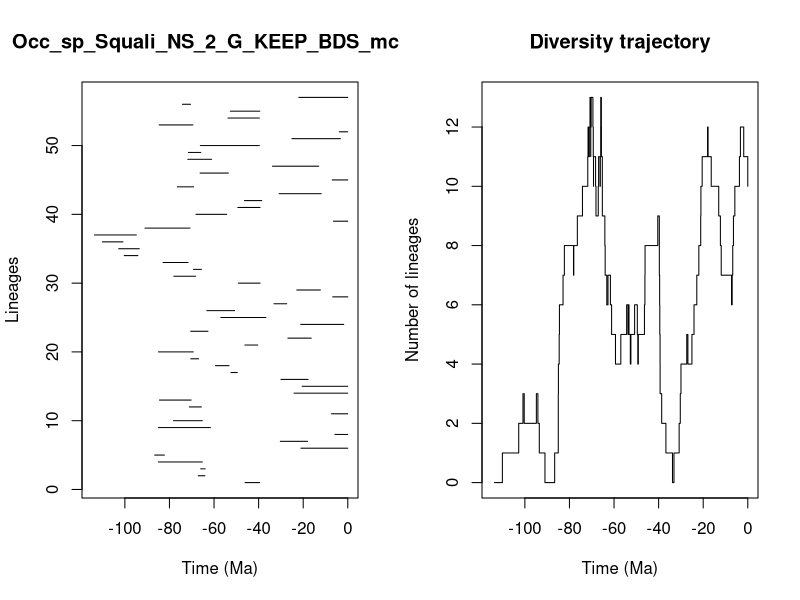

Reproduce this figure in R.


pdf(file='../Results/Species_NS/5_MA_bins_EP_FT/pyrate_mcmc_logs/Occ_sp_Squali_NS_2_G_KEEP_BDS_mcmc_LTT.pdf',width=0.6*20, height=0.6*10)
title = "Occ_sp_Squali_NS_2_G_KEEP_BDS_mcmc"
ts=c(46.08094648517703, 67.07293868971959,65.97780839117257,85.01445447884213,86.63275281226602,21.029133424093505,30.278853102289055,5.798140964416655,85.00744696851275,78.18106812140668,7.284357686299051,71.08123335954137,84.49530030729848,24.11908508336985,20.461075647502916,29.970031018071786,52.43273399877191,59.346851444133655,70.4348540449154,84.95390163805112,46.14663020638086,26.862851571153108,70.47345841139175,21.115822236235356,56.95639991387737,63.24619831482316,33.11897638630095,6.74373589400298,22.870870233560385,49.09384921267505,78.05171141314818,69.21204788502095,82.86752560546145,100.28934778625207,102.75970843188341,110.08847002454236,113.64375979117816,90.98773516039466,6.429407177932279,68.0926938638207,49.33635834861657,46.35596821782294,30.78886428837343,76.45834119681352,6.997848803913643,66.2664021174213,33.77708904101263,71.77786946388674,71.48249777178859,66.14744343900743,25.052501116079767,3.746962638450418,84.60417394540733,53.73627360310386,52.69006196981099,74.16457361760638,21.954340937967714)
te=c(39.53476396105097, 64.11974093271613,63.978123074916255,65.24436870810759,82.27888462023273,0.0,18.04556747913855,0.0,61.62630011232168,65.25738631992658,0.0,65.67547036144275,70.25863031179438,0.0,0.0,17.807354070738857,49.55451456113491,53.277737130678275,66.92078046038972,69.31306324307921,40.37434552201351,16.395786367238546,62.71031756138791,1.816744289789644,36.72864771630599,50.76716407807147,27.37783454917195,0.0,12.285676192039862,39.33024089254267,68.27847732984895,65.65444676575922,71.65759621777686,94.15509361480059,93.52719899815501,100.85237795585672,94.83911858037806,70.78018001138422,0.0,54.344186663199885,39.34851255650312,38.617902784833745,11.914228405813358,69.19742054340033,0.0,53.56038497018821,13.03407436052403,61.09105312846614,65.96450882542221,39.68281491731032,3.3044013788097226,0.0,69.46993657868563,39.675321352127185,39.47086712400484,70.56467428303573,0.0)
div_traj=c(0, 1,2,3,2,3,2,1,0,1,2,3,4,5,6,7,8,7,8,9,10,11,12,11,12,13,12,11,12,13,12,11,10,11,10,9,10,11,10,11,12,13,12,11,10,9,8,7,6,7,6,5,4,5,6,5,6,5,4,5,6,5,4,5,6,7,8,9,8,7,6,5,4,3,2,1,0,1,2,3,4,5,4,5,6,7,8,9,10,11,12,11,10,9,8,7,6,7,8,9,10,11,12,11,10)
time_events=c(113.64375979117816, 110.08847002454236,102.75970843188341,100.85237795585672,100.28934778625207,94.83911858037806,94.15509361480059,93.52719899815501,90.98773516039466,86.63275281226602,85.01445447884213,85.00744696851275,84.95390163805112,84.60417394540733,84.49530030729848,82.86752560546145,82.27888462023273,78.18106812140668,78.05171141314818,76.45834119681352,74.16457361760638,71.77786946388674,71.65759621777686,71.48249777178859,71.08123335954137,70.78018001138422,70.56467428303573,70.47345841139175,70.4348540449154,70.25863031179438,69.46993657868563,69.31306324307921,69.21204788502095,69.19742054340033,68.27847732984895,68.0926938638207,67.07293868971959,66.92078046038972,66.2664021174213,66.14744343900743,65.97780839117257,65.96450882542221,65.67547036144275,65.65444676575922,65.25738631992658,65.24436870810759,64.11974093271613,63.978123074916255,63.24619831482316,62.71031756138791,61.62630011232168,61.09105312846614,59.346851444133655,56.95639991387737,54.344186663199885,53.73627360310386,53.56038497018821,53.277737130678275,52.69006196981099,52.43273399877191,50.76716407807147,49.55451456113491,49.33635834861657,49.09384921267505,46.35596821782294,46.14663020638086,46.08094648517703,40.37434552201351,39.68281491731032,39.675321352127185,39.53476396105097,39.47086712400484,39.34851255650312,39.33024089254267,38.617902784833745,36.72864771630599,33.77708904101263,33.11897638630095,30.78886428837343,30.278853102289055,29.970031018071786,27.37783454917195,26.862851571153108,25.052501116079767,24.11908508336985,22.870870233560385,21.954340937967714,21.115822236235356,21.029133424093505,20.461075647502916,18.04556747913855,17.807354070738857,16.395786367238546,13.03407436052403,12.285676192039862,11.914228405813358,7.284357686299051,6.997848803913643,6.74373589400298,6.429407177932279,5.798140964416655,3.746962638450418,3.3044013788097226,1.816744289789644,0.0)
                par(mfrow=c(1,2))
                L = length(ts)
                plot(ts, 1:L , xlim=c(-max(ts)-1,0), pch=20, type="n", main=title,xlab="Time (Ma)",ylab="Lineages")
                for (i in 1:L){segments(x0=-te[i],y0=i,x1=-ts[i],y1=i)}    
                t = -time_events
                plot(div_traj ~ t,type="s", main = "Diversity trajectory",xlab="Time (Ma)",ylab="Number of lineages",xlim=c(-max(ts)-1,0))
                abline(v=c(65,200,251,367,445),lty=2,col="gray")
                
